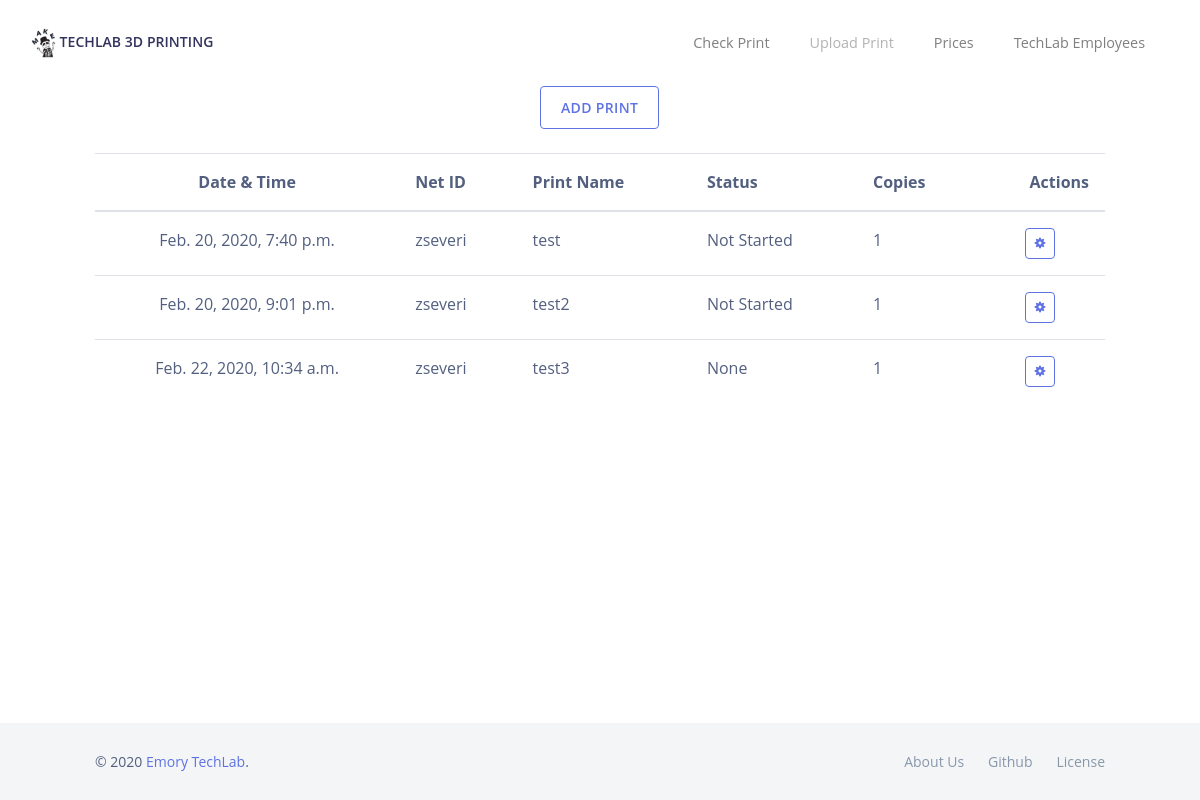
Screenshot of /employeeIndex/ (signed in) with the database file from the repository.
### printList/models.py (models this page shows)
class Print(models.Model):
    intake_datetime = models.DateTimeField('Date')
    net_ID = models.CharField(max_length=10)
    email = models.EmailField(null=True, blank=True)
    print_name = models.CharField(max_length=200)
    usage = models.PositiveSmallIntegerField()
    file = models.FileField(upload_to="testFiles/", validators=[FileExtensionValidator(allowed_extensions=['3mf', 'gcode'])])
    copies = models.PositiveSmallIntegerField()
    print_Type = models.ForeignKey(PrintType, on_delete=models.CASCADE)
    color = models.ForeignKey(Color, on_delete=models.CASCADE)
    association = models.ForeignKey(Association, on_delete=models.CASCADE)
    resolution = models.ForeignKey(Resolution, on_delete=models.CASCADE)
    infill = models.ForeignKey(Infill, on_delete=models.CASCADE)
    purpose = models.ForeignKey(Purpose, on_delete=models.CASCADE)
    printer = models.ForeignKey(Printer, on_delete=models.CASCADE, null=True, blank=True)
    status = models.ForeignKey(Status, on_delete=models.CASCADE, null=True, blank=True)
    comment = models.TextField(null=True, blank=True)
    def __str__(self):
        return self.print_name

class Status(models.Model):
    status_text = models.CharField(max_length=20)
    def __str__(self):
        return self.status_text

### printList/views.py (the view)
# urls.py: path('employeeIndex/', views.employeeIndex.as_view(), name='employeeIndex')
class employeeIndex(LoginRequiredMixin, generic.ListView):
    model = Print
    template_name = 'employeeIndex.html'

### printList/models.py (called while the page is built)
    def __str__(self):
        return self.type_text

    def __str__(self):
        return self.color_text

    def __str__(self):
        return self.res_text

    def __str__(self):
        return self.infill_text

### printList/templates/employeeIndex.html (shortened to what this page needs)
<!DOCTYPE html>
<html lang="en">
    <head>
        {%  load static %}
        <link href={% static '/assets/css/nucleo-icons.css' %} rel="stylesheet">
        <link href="https://use.fontawesome.com/releases/v5.0.6/css/all.css" rel="stylesheet">
        <link type="text/css" href= {% static '/assets/css/argon-design-system.min.css' %} rel="stylesheet">
    </head>
    <body>
        <nav id="navbar-main" class="navbar navbar-expand-lg navbar-light ">
            <div class="container-fluid">
                <a class="navbar-brand" href="../ ">
                    <img src="../static/assets/img/brand/dooley.png">
                    TechLab 3D Printing
                </a>
                <div class="collapse navbar-collapse" id="navbar-default">
                    <ul class="navbar-nav ml-lg-auto">
                        <li class="nav-item">
                            <a class="nav-link" href="/printCheck">Check Print</a>
                        </li>
                        <li class="nav-item">
                            <a class="nav-link disabled" href="/printUpload">Upload Print</a>
                        </li>
                        <li class="nav-item">
                            <a class="nav-link" href="/printPrices">Prices</a>
                        </li>
                        <li class="nav-item">
                            <a class="nav-link" href="/accounts/login">TechLab Employees</a>
                        </li>
                    </ul>
                </div>
            </div>
        </nav>
        <div class="d-flex justify-content-center">
            <button type="button" class="btn btn-outline-primary justify-content-center" data-toggle="modal" data-target="#newPrintModal">
             Add Print
            </button>
        </div>
        <div class="container  mt-md-4 mb-md-4">
            <table class="table">
                <thead>
                    <tr>
                        <th class="text-center">Date & Time</th>
                        <th>Net ID</th>
                        <th>Print Name</th>
                        <th>Status</th>
                        <th>Copies</th>
                        <th class="text-right">Actions</th>
                    </tr>
                </thead>
                <tbody>
                    {% for print in print_list %}
                    <tr>
                        <td class="text-center">{{ print.intake_datetime }}</td>
                        <td>{{ print.net_ID }}</td>
                        <td>{{ print.print_name }}</td>
                        <td>{{ print.status }}</td>
                        <td>{{ print.copies }}</td>
                        <td class="td-actions text-center">
                          <button type="button" rel="tooltip" class="open-PrintInfo btn btn-outline-primary btn-sm "
                                  data-name="{{ print }}" data-status="{{ print.status }}" data-netid="{{ print.net_ID }}" data-printtype="{{ print.print_Type }}"
                                  data-color="{{ print.color }}" data-resolution="{{ print.resolution }}" data-infill="{{ print.infill }}"
                                  data-printer="{{ print.printer }}" data-copies="{{ print.copies }}" data-comment="{{ print.comment}}"
                                  data-toggle="modal" href="#printModal">
                            <i class="ni ni-settings-gear-65 pt-1"></i>
                          </button>
                        </td>
                    </tr>
                    {% endfor %}
                </tbody>
            </table>
        </div>
    </body>
    <footer class="footer mt-md-4" id="footer">
      <div class="container">
        <div class="row align-items-center justify-content-md-between">
          <div class="col-md-6">
            <div class="copyright">
              &copy; 2020 <a href="http://it.emory.edu/studentdigitallife/study_production_spaces/tech-lab/index.html" target="_blank">Emory TechLab</a>.
            </div>
          </div>
          <div class="col-md-6">
            <ul class="nav nav-footer justify-content-end">
              <li class="nav-item">
                <a href="http://it.emory.edu/studentdigitallife/study_production_spaces/tech-lab/3DFabrication.html" class="nav-link" target="_blank">About Us</a>
              </li>
              <li class="nav-item">
                <a href="https://github.com/EmoryTechlab" class="nav-link" target="_blank">Github</a>
              </li>
              <li class="nav-item">
                <a href="https://www.gnu.org/licenses/gpl-3.0.en.html" class="nav-link" target="_blank">License</a>
              </li>
            </ul>
          </div>
        </div>
      </div>
    </footer>
</html>

### printList/templates/employeeIndex.html (style rules this page uses)
#footer { position: fixed; bottom: 0; width: 100%; }

### rows the page displays
Print: intake_datetime "Feb. 20, 2020, 7:40 p.m.", net_ID "zseveri", print_name "test", status "Not Started", copies "1"
Print: intake_datetime "Feb. 20, 2020, 9:01 p.m.", net_ID "zseveri", print_name "test2", status "Not Started", copies "1"
Print: intake_datetime "Feb. 22, 2020, 10:34 a.m.", net_ID "zseveri", print_name "test3", status "None", copies "1"
